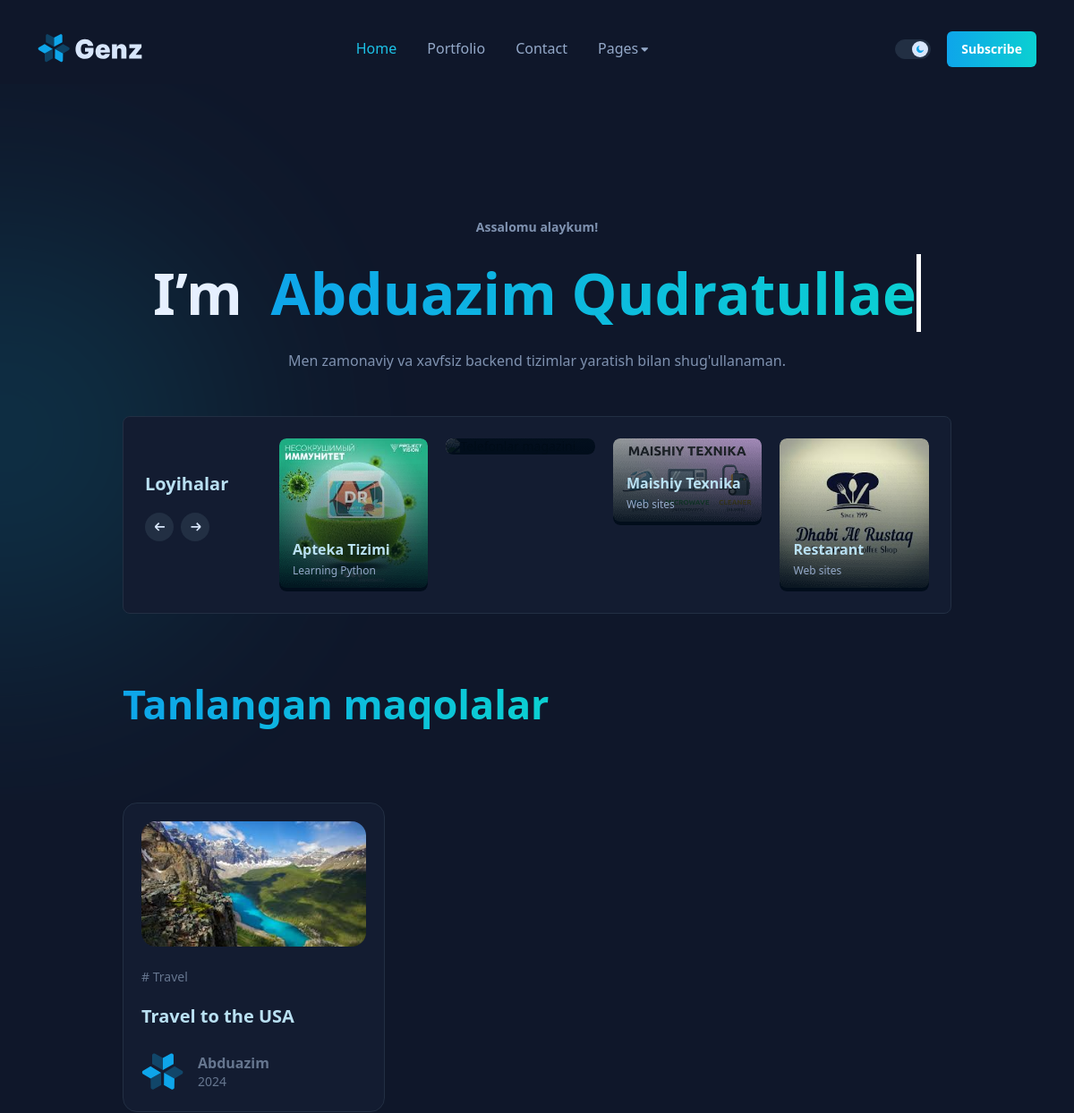
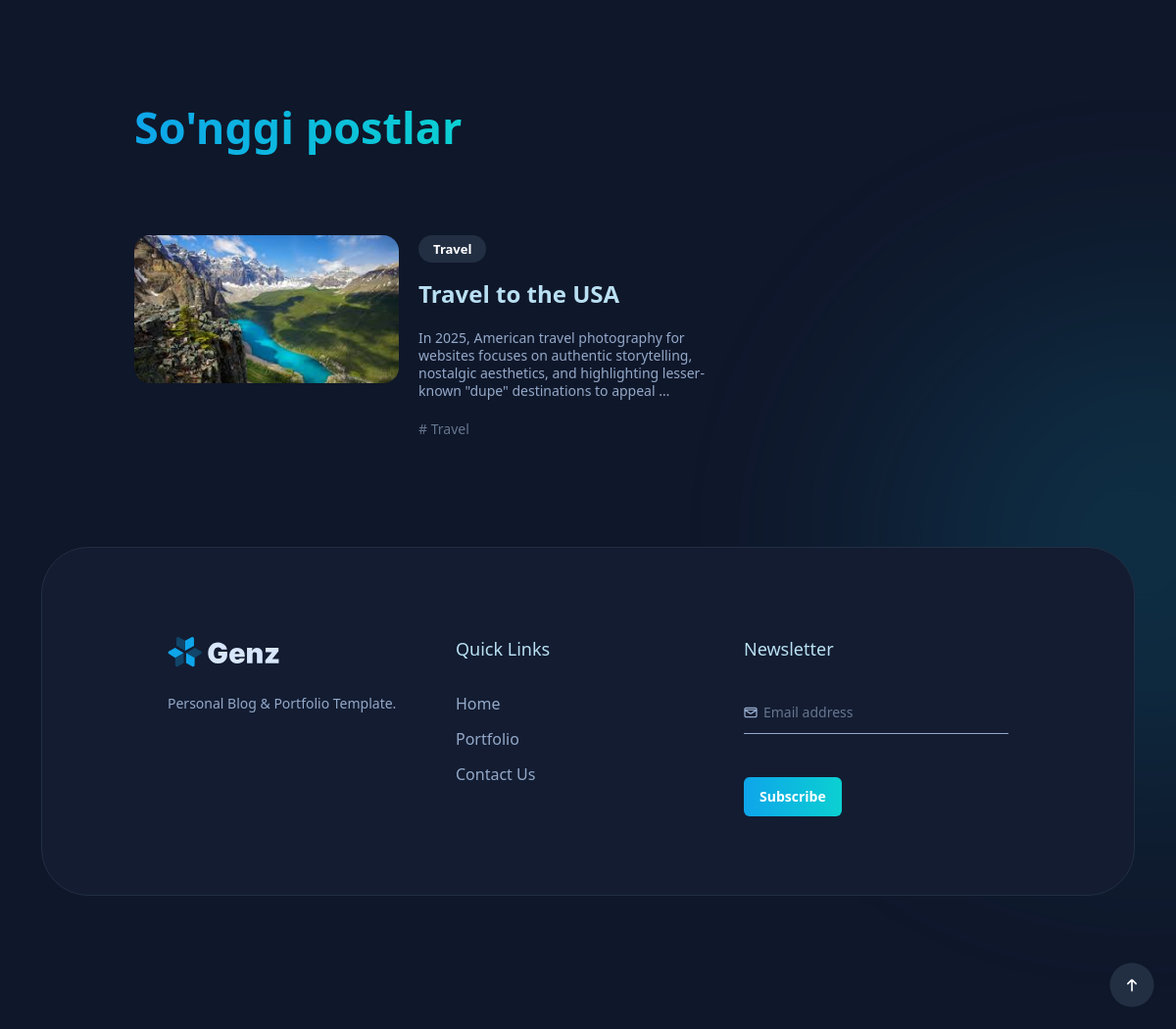
The page / on the database its author committed (2 pictures, top to bottom).
### myapp/models.py (models this page shows, shortened)
class Project(models.Model):
    category = models.ForeignKey(
        CategoryProject,
        on_delete=models.CASCADE,
        related_name='projects'
    )
    title = models.CharField(max_length=200)
    image = models.ImageField(upload_to='projects/', null=True, blank=True, default=None)
    description = models.TextField(blank=True)

class CategoryProject(models.Model):
    name = models.CharField(max_length=100)

class Post(models.Model):
    category = models.ForeignKey(
        CategoryPost,
        on_delete=models.SET_NULL,
        null=True,
        related_name='posts'
    )
    title = models.CharField(max_length=200)
    image = models.ImageField(upload_to='posts/')
    content = models.TextField()

class CategoryPost(models.Model):
    name = models.CharField(max_length=100)

### myapp/views.py (the view)
# urls.py: path('', IndexView.as_view(), name='index'),
class IndexView(View):
    def get(self, request):
        projects = Project.objects.all().order_by('-id')[:6]
        posts = Post.objects.all().order_by('-id')[:3]
        return render(request, 'index.html', {'projects': projects, 'posts': posts})

### templates/index.html (shortened to what this page needs)
{% extends 'base.html' %}
{% load static %}
{% block content %}
<main class="main">
  <div class="cover-home1">
    <div class="container">
      <div class="row">
        <div class="col-xl-1"></div>
        <div class="col-xl-10 col-lg-12">
          <div class="banner">
            <div class="row align-items-center">
              <div class="col-lg-12 text-center pt-100">
                <span class="text-sm-bold color-gray-600 wow animate__animated animate__fadeInUp">Assalomu alaykum!</span>
                <h1 class="color-gray-50 mt-20 mb-20 wow animate__animated animate__fadeInUp">
                  I’m <a class="typewrite color-linear" href="#" data-period="3000" data-type='["Abduazim Qudratullaev","Backend Developer","student of Najot Ta`lim"]'>
                  </a>
                </h1>
                <div class="row justify-content-center">
                  <div class="col-lg-8">
                    <p class="text-base color-gray-600 wow animate__animated animate__fadeInUp">Men zamonaviy va xavfsiz backend tizimlar yaratish bilan shug'ullanaman.</p>
                  </div>
                </div>
              </div>
            </div>
          </div>
          <div class="mb-70 mt-50">
            <div class="box-topics border-gray-800 bg-gray-850">
              <div class="row align-items-center">
                <div class="col-lg-2">
                  <h5 class="mb-15 color-white text-center text-lg-start">Loyihalar</h5>
                  <div class="box-buttons-slider position-relative text-center text-lg-start">
                    <div class="swiper-button-prev swiper-button-prev-style-1"></div>
                    <div class="swiper-button-next swiper-button-next-style-1"></div>
                  </div>
                </div>
                <div class="col-lg-10">
                  <div class="box-swiper">
                    <div class="swiper-container swiper-group-5">
                      <div class="swiper-wrapper">
                        {% for project in projects %}
                        <div class="swiper-slide">
                          <div class="card-style-1">
                            <a href="{% url 'portfolio' %}">
                              <div class="card-image">
                                <div class="card-info">
                                  <div class="info-bottom">
                                    <h6 class="color-white mb-5">{{ project.title }}</h6>
                                    <p class="text-xs color-gray-500">{{ project.category.name }}</p>
                                  </div>
                                </div>
                              </div>
                            </a>
                          </div>
                        </div>
                        {% endfor %}
                      </div>
                    </div>
                  </div>
                </div>
              </div>
            </div>
          </div>
          <h2 class="color-linear d-inline-block mb-10">Tanlangan maqolalar</h2>
          <div class="row mt-70">
            {% for post in posts %}
            <div class="col-lg-4 wow animate__animated animate__fadeIn" data-wow-delay=".{{ forloop.counter }}s">
              <div class="card-blog-1 hover-up">
                <div class="card-image mb-20">
                  <a href="{% url 'post_detail' post.pk %}">
                    {% if post.image %}
                      <img src="{{ post.image.url }}" alt="{{ post.title }}">
                    {% endif %}
                  </a>
                </div>
                <div class="card-info">
                  <div class="row">
                    <div class="col-12">
                      <span class="color-gray-700 text-sm"># {{ post.category.name|default:"Umumiy" }}</span>
                    </div>
                  </div>
                  <a href="{% url 'post_detail' post.pk %}">
                    <h5 class="color-white mt-20">{{ post.title }}</h5>
                  </a>
                  <div class="row align-items-center mt-25">
                    <div class="col-12">
                      <div class="box-author">
                        <img src="{% static 'imgs/template/favicon.svg' %}" alt="Author">
                        <div class="author-info">
                          <h6 class="color-gray-700">Abduazim</h6>
                          <span class="color-gray-700 text-sm">2024</span>
                        </div>
                      </div>
                    </div>
                  </div>
                </div>
              </div>
            </div>
            {% endfor %}
          </div>
          <div class="row mt-70">
            <div class="col-lg-8">
              <h2 class="color-linear d-inline-block mb-10">So'nggi postlar</h2>
              <div class="box-list-posts mt-70">
                {% for post in posts %}
                <div class="card-list-posts wow animate__animated animate__fadeIn">
                  <div class="card-image hover-up">
                    <a href="{% url 'post_detail' post.pk %}">
                      {% if post.image %}
                        <img src="{{ post.image.url }}" alt="{{ post.title }}">
                      {% endif %}
                    </a>
                  </div>
                  <div class="card-info">
                    <span class="btn btn-tag bg-gray-800 hover-up">{{ post.category.name }}</span>
                    <a href="{% url 'post_detail' post.pk %}">
                      <h4 class="mt-15 mb-20 color-white">{{ post.title }}</h4>
                    </a>
                    <p class="color-gray-500">{{ post.content|truncatewords:20 }}</p>
                    <div class="row mt-20">
                      <div class="col-12">
                        <a class="color-gray-700 text-sm" href="#"># {{ post.category.name }}</a>
                      </div>
                    </div>
                  </div>
                </div>
                {% endfor %}
              </div>
            </div>
          </div>
        </div>
      </div>
    </div>
  </div>
</main>
{% endblock %}

### rows shown on the page
Project: title "Apteka Tizimi", category.name "Learning Python"
Project: title "Maishiy Texnika", category.name "Web sites"
Project: title "Restarant", category.name "Web sites"
Post: image (picture), category.name "Travel", title "Travel to the USA", content "In 2025, American travel photography for websites focuses on authentic storytelling, nostalgic aesthetics, and highlighting lesser-known \"dupe\" destinations to appeal …"
